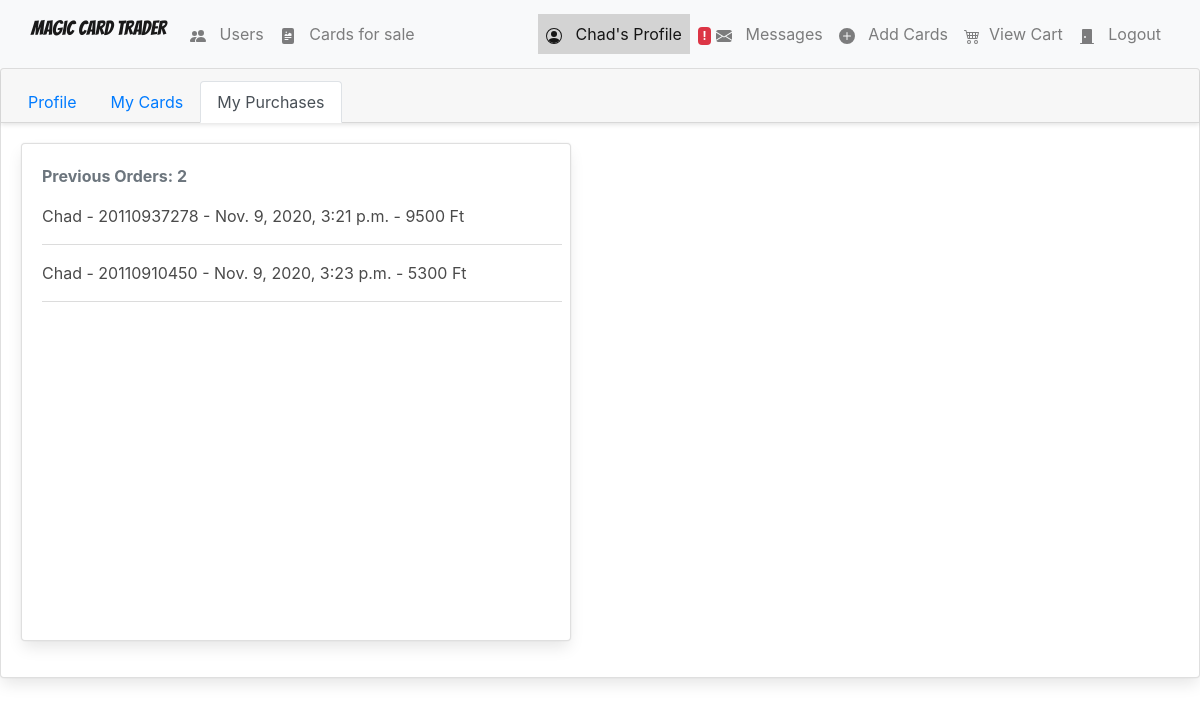
/profile_purchases/ (signed in), run on the app's committed database.
### Magic/models.py (models this page shows, shortened)
class Profile(models.Model):
    user = models.OneToOneField(User, on_delete=models.CASCADE, unique=True)
    user_photo = models.FileField(upload_to='profile_images', default='profile_images/default-profile-picture.jpg')
    date_registered = models.DateTimeField(auto_now_add=True, blank=True)
    address = models.ForeignKey('Address', on_delete=models.SET_NULL, blank=True, null=True)
    def __str__ (self):
        return self.user.username

### shopping_cart/models.py (models this page shows, shortened)
class Order(models.Model):
    ref_code = models.CharField(max_length=15)
    owner = models.ForeignKey(Profile, on_delete=models.SET_NULL, null=True)
    is_ordered = models.BooleanField(default=False)
    items = models.ManyToManyField(OrderItem)
    date_ordered = models.DateTimeField(auto_now=True)
    address = models.ForeignKey(Address, on_delete=models.SET_NULL, blank=True, null=True)
    payment = models.ForeignKey('Payment', on_delete=models.SET_NULL, blank=True, null=True)
    def __str__(self):
        return "{} - {}".format(self.owner, self.ref_code)

class Payment(models.Model):
    stripe_charge_id = models.CharField(max_length=50)
    user = models.ForeignKey(User, on_delete=models.SET_NULL, blank=True, null=True)
    amount = models.IntegerField()
    timestamp = models.DateTimeField(auto_now_add=True)
    class Meta:
        ordering = ['-timestamp']

### users/views.py (the view)
# urls.py: re_path(r'^profile_purchases/$', UsersView.profile_purchases, name="profile_purchases"),
@login_required
def profile_purchases(request):
    user = request.user
    context = {
        'nbar': 'profile_purchases',
    }
    return render(request, 'users/profile_purchases.html', context)

### direct_messages/models.py (called while the page is built)
    def get_messages(user):
        users = []
        messages = Message.objects.filter(user=user).values('to_user').annotate(last=Max('date')).order_by('-last')
        for message in messages:
            users.append({
                'user': User.objects.get(pk=message['to_user']),
                'unread': Message.objects.filter(user=user, to_user__pk=message['to_user'], is_read=False).count()
            })
        return users

### direct_messages/templatetags/messages_template_tags.py (called while the page is built)
@register.filter
def unread_message_counter(user):
    if user.is_authenticated:
        total_unread = 0
        messages = Message.get_messages(user=user)
        for message in messages:
            total_unread = total_unread + message['unread']
        return total_unread

### shopping_cart/templatetags/shopping_cart_template_tags.py (called while the page is built)
@register.filter
def cart_item_counter(user):
    if user.is_authenticated:
        qs = Order.objects.filter(is_ordered=False, owner=user.profile)
        if qs.exists():
            return qs[0].items.count()
    return 0

### users/templates/users/profile_purchases.html (shortened to what this page needs)
{% extends 'magic/base.html' %}
{% load crispy_forms_tags %}
{% block body %}
<div class="card">
    <div class="card-header">
      <ul class="nav nav-tabs card-header-tabs">
        <li class="nav-item">
          <a href="{% url 'Magic:profile' %}" class="nav-link {% if nbar == 'profile' %} active {% endif %}">Profile</a>
        </li>
        <li class="nav-item">
          <a href="{% url 'Magic:profile_cards' %}" class="nav-link {% if nbar == 'profile_cards' %} active {% endif %}">My Cards</a>
        </li>
        <li class="nav-item">
          <a href="{% url 'Magic:profile_purchases' %}" class="nav-link {% if nbar == 'profile_purchases' %} active {% endif %}">My Purchases</a>
        </li>
      </ul>
    </div>
    <div class="card-body">
        <div class="card mb-3" style="max-width: 550px; max-height: 500px;">
            <div class="row no-gutters">
              <div class="col-md-8">
                <div class="card-body">
                    <p class="text-secondary basic-text">Previous Orders: {{ user.profile.order_set.count }} </p>
                    <ul style="overflow-y: scroll; height: 400px; width: 520px;">
                        {% for order in user.profile.order_set.all %}
                        <li class="">
                            {{ order }} - {{ order.date_ordered }} - {{ order.payment.amount }} Ft
                            <hr>
                        </li>
                        {% endfor %}
                    </ul>
                </div>
              </div>
            </div>
          </div>
    </div>
  </div>
{% endblock %}

### Magic/templates/magic/base.html (shortened to what this page needs)
{% load static %}
{% load crispy_forms_tags %}
{% load shopping_cart_template_tags %}
{% load messages_template_tags %}
<!DOCTYPE html>
<html lang="en">
    <head>
        <link rel="stylesheet" href="https://cdn.jsdelivr.net/npm/bulma@0.9.1/css/bulma.min.css">
        <link rel="stylesheet" href="https://stackpath.bootstrapcdn.com/bootstrap/4.5.2/css/bootstrap.min.css">
        <link rel="stylesheet" type="text/css" href="{% static 'magic/style.css' %}" />
    </head>
    <body data-spy="scroll" data-target="#list-example">
        <nav class="navbar navbar-inverse navbar navbar-expand-lg navbar-light bg-light">
            <div class="container-fluid">
                <div class="navbar-header ">
                    <a class="navbar-brand" href="{% url 'Magic:index' %}">Magic Card Trader</a>
                </div>
                <div class="collapsable navbar-collapse" id="navbarSupportedContent">
                    <ul class="nav navbar-nav mr-auto">
                        <li class="{% if nbar == 'users' %} {% elif nbar == 'user' %} active {% endif %} nav-item">
                            <a href="{% url 'Magic:users' %}" class="nav-link">
                                <span class="glyphicon glyphicon-user" aria-hidden="true">
                                </span>&nbsp;
                                Users
                            </a>
                        </li>
                        <li class="{% if nbar == 'cards' %} {% elif nbar == 'card' %} active {% endif %} nav-item">
                            <a href="{% url 'Magic:cards' %}" class="nav-link">
                                <span class="glyphicon glyphicon-king" aria-hidden="true">
                                </span>&nbsp;
                                Cards for sale
                            </a>
                        </li>
                    </ul>
                    {% if nbar == 'cards' %}
                            {% load crispy_forms_tags %}
                    {% endif %}
                    {% if nbar == 'users' %}
                        {% load crispy_forms_tags %}
                    {% endif %}
                    <ul class="nav navbar-nav navbar-right">
                        {% if request.user.is_authenticated %}
                            <li class="{% if nbar == 'profile' %} active  {% elif nbar == 'profile_cards' %} active {% elif nbar == 'profile_purchases' %} active {% endif %} nav-item">
                                <a href="{% url 'profile' %}" class="nav-link">
                                    <span class="glyphicon glyphicon-user" aria-hidden="true">
                                    </span>&nbsp; {{ request.user }}'s Profile
                                </a>
                            </li>
                            <li class="{% if nbar == 'messages' %} active {% endif %} nav-item">
                                <a href="{% url 'Magic:inbox' %}" class="nav-link">
                                    {% if request.user|unread_message_counter != None %}
                                        {% if request.user|unread_message_counter > 0 %}
                                            <span class="badge badge-danger z-depth-0">!</span>
                                        {% endif %}
                                    {% endif %}
                                    <span class="glyphicon glyphicon-plus" aria-hidden="true">
                                    </span>&nbsp;
                                    Messages
                                </a>
                            </li>
                            <li class="{% if nbar == 'add_cards' %} active {% endif %} nav-item">
                                <a href="{% url 'Magic:card_add' %}" class="nav-link">
                                    <span class="glyphicon glyphicon-plus" aria-hidden="true">
                                        <svg width="1em" height="1em" viewBox="0 0 16 16" class="bi bi-plus-circle-fill" fill="currentColor" xmlns="http://www.w3.org/2000/svg">
                                            <path fill-rule="evenodd" d="M16 8A8 8 0 1 1 0 8a8 8 0 0 1 16 0zM8.5 4.5a.5.5 0 0 0-1 0v3h-3a.5.5 0 0 0 0 1h3v3a.5.5 0 0 0 1 0v-3h3a.5.5 0 0 0 0-1h-3v-3z"/>
                                        </svg>
                                    </span>&nbsp; Add Cards
                                </a>
                            </li>
                            <li class="{% if nbar == 'order-summary' %} active {% endif %} nav-item">
                                <a href="{% url 'Magic:order_summary' %}" class="nav-link">
                                    <span aria-hidden="true">
                                    </span>&nbsp;View Cart
                                </a>
                            </li>
                            <li class="">
                                <a href="{% url 'logout' %}" class="nav-link">
                                    <span class="glyphicon glyphicon-off" aria-hidden="true">
                                        <svg width="1em" height="1em" viewBox="0 0 16 16" class="bi bi-door-closed-fill" fill="currentColor" xmlns="http://www.w3.org/2000/svg">
                                            <path fill-rule="evenodd" d="M4 1a1 1 0 0 0-1 1v13H1.5a.5.5 0 0 0 0 1h13a.5.5 0 0 0 0-1H13V2a1 1 0 0 0-1-1H4zm2 9a1 1 0 1 0 0-2 1 1 0 0 0 0 2z"/>
                                        </svg>
                                    </span>&nbsp; Logout
                                </a>
                            </li>
                        {% endif %}
                    </ul>
                </div>
            </div>
        </nav>
        {% block body %}
        {% endblock %}
    </body>
</html>

### Magic/static/magic/style.css (style rules this page uses)
body { background-color: white; }
html { background-color: white; }
.navbar { border-radius: 0; }
.navbar-brand { font-family: 'Bangers', cursive; }
.navbar { background-color: steelblue; }
.active { color: aqua; background-color: lightgrey; }
.basic-text { color: lightblue; font-weight: bold; }
.card { align-self: center; }

### data on the page
Order: owner+ref_code "Chad - 20110937278", date_ordered "Nov. 9, 2020, 3:21 p.m.", payment.amount "9500"
Order: owner+ref_code "Chad - 20110910450", date_ordered "Nov. 9, 2020, 3:23 p.m.", payment.amount "5300"

### other printed values
{{ request.user }} "Chad"
{{ user.profile.order_set.count }} "2"
